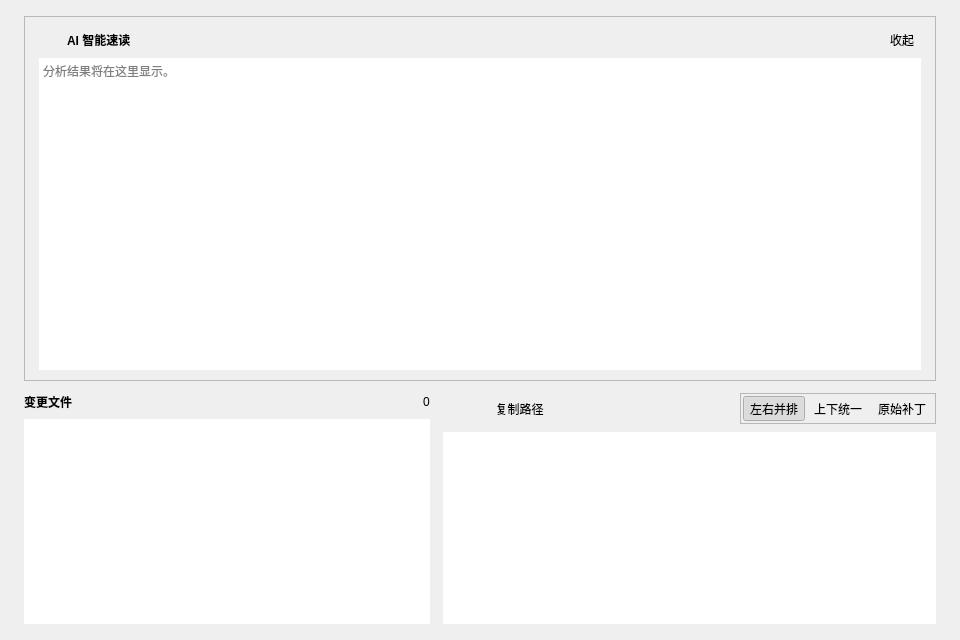
<?xml version="1.0" encoding="UTF-8"?>
<ui version="4.0">
 <class>HomePageDiffPage</class>
 <widget class="QWidget" name="HomePageDiffPage">
  <property name="geometry">
   <rect>
    <x>0</x>
    <y>0</y>
    <width>960</width>
    <height>640</height>
   </rect>
  </property>
  <layout class="QVBoxLayout" name="pageLayout">
   <property name="spacing">
    <number>12</number>
   </property>
   <property name="leftMargin">
    <number>24</number>
   </property>
   <property name="topMargin">
    <number>16</number>
   </property>
   <property name="rightMargin">
    <number>24</number>
   </property>
   <property name="bottomMargin">
    <number>16</number>
   </property>
   <item>
    <widget class="QFrame" name="aiCard">
     <property name="frameShape">
      <enum>QFrame::StyledPanel</enum>
     </property>
     <property name="frameShadow">
      <enum>QFrame::Plain</enum>
     </property>
     <layout class="QVBoxLayout" name="aiCardLayout">
      <property name="leftMargin">
       <number>14</number>
      </property>
      <property name="topMargin">
       <number>10</number>
      </property>
      <property name="rightMargin">
       <number>14</number>
      </property>
      <property name="bottomMargin">
       <number>10</number>
      </property>
      <property name="spacing">
       <number>6</number>
      </property>
      <item>
       <layout class="QHBoxLayout" name="aiHeaderLayout">
        <property name="spacing">
         <number>8</number>
        </property>
        <item>
         <widget class="QLabel" name="aiIcon">
          <property name="minimumSize">
           <size>
            <width>20</width>
            <height>20</height>
           </size>
          </property>
          <property name="maximumSize">
           <size>
            <width>20</width>
            <height>20</height>
           </size>
          </property>
          <property name="alignment">
           <set>Qt::AlignCenter</set>
          </property>
         </widget>
        </item>
        <item>
         <widget class="QLabel" name="aiTitle">
          <property name="font">
           <font>
            <bold>true</bold>
           </font>
          </property>
          <property name="text">
           <string>AI 智能速读</string>
          </property>
         </widget>
        </item>
        <item>
         <widget class="QLabel" name="aiStatus">
          <property name="text">
           <string/>
          </property>
         </widget>
        </item>
        <item>
         <spacer name="aiTitleSpacer">
          <property name="orientation">
           <enum>Qt::Horizontal</enum>
          </property>
          <property name="sizeHint" stdset="0">
           <size>
            <width>0</width>
            <height>0</height>
           </size>
          </property>
         </spacer>
        </item>
        <item>
         <widget class="QToolButton" name="expandAnalysisButton">
          <property name="text">
           <string>收起</string>
          </property>
          <property name="autoRaise">
           <bool>true</bool>
          </property>
         </widget>
        </item>
       </layout>
      </item>
      <item>
       <widget class="QWidget" name="analysisContent">
        <layout class="QVBoxLayout" name="analysisLayout">
         <property name="leftMargin">
          <number>0</number>
         </property>
         <property name="topMargin">
          <number>0</number>
         </property>
         <property name="rightMargin">
          <number>0</number>
         </property>
         <property name="bottomMargin">
          <number>0</number>
         </property>
         <item>
          <widget class="QPlainTextEdit" name="analysis">
           <property name="readOnly">
            <bool>true</bool>
           </property>
           <property name="frameShape">
            <enum>QFrame::NoFrame</enum>
           </property>
           <property name="placeholderText">
            <string>分析结果将在这里显示。</string>
           </property>
          </widget>
         </item>
        </layout>
       </widget>
      </item>
     </layout>
    </widget>
   </item>
   <item>
    <widget class="QSplitter" name="splitter">
     <property name="orientation">
      <enum>Qt::Horizontal</enum>
     </property>
     <property name="handleWidth">
      <number>1</number>
     </property>
     <widget class="QWidget" name="filesPane">
      <property name="minimumSize">
       <size>
        <width>180</width>
        <height>0</height>
       </size>
      </property>
      <layout class="QVBoxLayout" name="filesLayout">
       <property name="leftMargin">
        <number>0</number>
       </property>
       <property name="topMargin">
        <number>0</number>
       </property>
       <property name="rightMargin">
        <number>6</number>
       </property>
       <property name="bottomMargin">
        <number>0</number>
       </property>
       <property name="spacing">
        <number>8</number>
       </property>
       <item>
        <layout class="QHBoxLayout" name="filesHeaderLayout">
         <item>
          <widget class="QLabel" name="filesLabel">
           <property name="font">
            <font>
             <bold>true</bold>
            </font>
           </property>
           <property name="text">
            <string>变更文件</string>
           </property>
          </widget>
         </item>
         <item>
          <spacer name="filesSpacer">
           <property name="orientation">
            <enum>Qt::Horizontal</enum>
           </property>
           <property name="sizeHint" stdset="0">
            <size>
             <width>0</width>
             <height>0</height>
            </size>
           </property>
          </spacer>
         </item>
         <item>
          <widget class="QLabel" name="filesCount">
           <property name="text">
            <string>0</string>
           </property>
          </widget>
         </item>
        </layout>
       </item>
       <item>
        <widget class="QListView" name="files">
         <property name="frameShape">
          <enum>QFrame::NoFrame</enum>
         </property>
         <property name="horizontalScrollBarPolicy">
          <enum>Qt::ScrollBarAlwaysOff</enum>
         </property>
         <property name="uniformItemSizes">
          <bool>true</bool>
         </property>
        </widget>
       </item>
      </layout>
     </widget>
     <widget class="QWidget" name="editorPane">
      <property name="minimumSize">
       <size>
        <width>0</width>
        <height>0</height>
       </size>
      </property>
      <layout class="QVBoxLayout" name="editorLayout">
       <property name="leftMargin">
        <number>6</number>
       </property>
       <property name="topMargin">
        <number>0</number>
       </property>
       <property name="rightMargin">
        <number>0</number>
       </property>
       <property name="bottomMargin">
        <number>0</number>
       </property>
       <property name="spacing">
        <number>8</number>
       </property>
       <item>
        <widget class="QFrame" name="editorToolbar">
         <property name="frameShape">
          <enum>QFrame::NoFrame</enum>
         </property>
         <layout class="QHBoxLayout" name="editorToolbarLayout">
          <property name="leftMargin">
           <number>0</number>
          </property>
          <property name="topMargin">
           <number>0</number>
          </property>
          <property name="rightMargin">
           <number>0</number>
          </property>
          <property name="bottomMargin">
           <number>0</number>
          </property>
          <property name="spacing">
           <number>8</number>
          </property>
          <item>
           <widget class="QLabel" name="currentFilePath">
            <property name="font">
             <font>
              <bold>true</bold>
             </font>
            </property>
            <property name="text">
             <string/>
            </property>
           </widget>
          </item>
          <item>
           <widget class="QLabel" name="fileStatusBadge">
            <property name="text">
             <string/>
            </property>
           </widget>
          </item>
          <item>
           <widget class="QLabel" name="fileStatsBadge">
            <property name="text">
             <string/>
            </property>
           </widget>
          </item>
          <item>
           <widget class="QToolButton" name="btnCopyPath">
            <property name="toolTip">
             <string>复制路径</string>
            </property>
            <property name="text">
             <string>复制路径</string>
            </property>
            <property name="autoRaise">
             <bool>true</bool>
            </property>
           </widget>
          </item>
          <item>
           <spacer name="editorToolbarSpacer">
            <property name="orientation">
             <enum>Qt::Horizontal</enum>
            </property>
            <property name="sizeHint" stdset="0">
             <size>
              <width>0</width>
              <height>0</height>
             </size>
            </property>
           </spacer>
          </item>
          <item>
           <widget class="QFrame" name="viewModeGroup">
            <property name="frameShape">
             <enum>QFrame::StyledPanel</enum>
            </property>
            <layout class="QHBoxLayout" name="viewModeLayout">
             <property name="leftMargin">
              <number>2</number>
             </property>
             <property name="topMargin">
              <number>2</number>
             </property>
             <property name="rightMargin">
              <number>2</number>
             </property>
             <property name="bottomMargin">
              <number>2</number>
             </property>
             <property name="spacing">
              <number>2</number>
             </property>
             <item>
              <widget class="QToolButton" name="btnSideBySide">
               <property name="text">
                <string>左右并排</string>
               </property>
               <property name="checkable">
                <bool>true</bool>
               </property>
               <property name="checked">
                <bool>true</bool>
               </property>
               <property name="autoRaise">
                <bool>true</bool>
               </property>
              </widget>
             </item>
             <item>
              <widget class="QToolButton" name="btnUnified">
               <property name="text">
                <string>上下统一</string>
               </property>
               <property name="checkable">
                <bool>true</bool>
               </property>
               <property name="autoRaise">
                <bool>true</bool>
               </property>
              </widget>
             </item>
             <item>
              <widget class="QToolButton" name="btnRaw">
               <property name="text">
                <string>原始补丁</string>
               </property>
               <property name="checkable">
                <bool>true</bool>
               </property>
               <property name="autoRaise">
                <bool>true</bool>
               </property>
              </widget>
             </item>
            </layout>
           </widget>
          </item>
         </layout>
        </widget>
       </item>
       <item>
        <widget class="QStackedWidget" name="diffStack">
         <property name="currentIndex">
          <number>0</number>
         </property>
         <widget class="QWidget" name="visualPage">
          <layout class="QVBoxLayout" name="visualPageLayout">
           <property name="leftMargin">
            <number>0</number>
           </property>
           <property name="topMargin">
            <number>0</number>
           </property>
           <property name="rightMargin">
            <number>0</number>
           </property>
           <property name="bottomMargin">
            <number>0</number>
           </property>
           <item>
            <widget class="QTextBrowser" name="visualBrowser">
             <property name="frameShape">
              <enum>QFrame::NoFrame</enum>
             </property>
             <property name="openExternalLinks">
              <bool>false</bool>
             </property>
            </widget>
           </item>
          </layout>
         </widget>
         <widget class="QWidget" name="rawPage">
          <layout class="QVBoxLayout" name="rawPageLayout">
           <property name="leftMargin">
            <number>0</number>
           </property>
           <property name="topMargin">
            <number>0</number>
           </property>
           <property name="rightMargin">
            <number>0</number>
           </property>
           <property name="bottomMargin">
            <number>0</number>
           </property>
           <item>
            <widget class="QPlainTextEdit" name="content">
             <property name="readOnly">
              <bool>true</bool>
             </property>
             <property name="frameShape">
              <enum>QFrame::NoFrame</enum>
             </property>
             <property name="lineWrapMode">
              <enum>QPlainTextEdit::NoWrap</enum>
             </property>
             <property name="placeholderText">
              <string>此版本没有可显示的文本变更。</string>
             </property>
            </widget>
           </item>
          </layout>
         </widget>
         <widget class="QWidget" name="imagePage">
          <layout class="QVBoxLayout" name="imagePageLayout">
           <property name="spacing">
            <number>12</number>
           </property>
           <property name="leftMargin">
            <number>16</number>
           </property>
           <property name="topMargin">
            <number>24</number>
           </property>
           <property name="rightMargin">
            <number>16</number>
           </property>
           <property name="bottomMargin">
            <number>24</number>
           </property>
           <item>
            <widget class="QLabel" name="imageNoticeTitle">
             <property name="font">
              <font>
               <pointsize>11</pointsize>
               <bold>true</bold>
              </font>
             </property>
             <property name="alignment">
              <set>Qt::AlignCenter</set>
             </property>
             <property name="text">
              <string>图片或非文本文件</string>
             </property>
            </widget>
           </item>
           <item>
            <widget class="QLabel" name="imageNoticeDesc">
             <property name="alignment">
              <set>Qt::AlignCenter</set>
             </property>
             <property name="text">
              <string/>
             </property>
            </widget>
           </item>
           <item>
            <widget class="QLabel" name="imagePreview">
             <property name="alignment">
              <set>Qt::AlignCenter</set>
             </property>
             <property name="text">
              <string/>
             </property>
            </widget>
           </item>
           <item>
            <spacer name="imageSpacer">
             <property name="orientation">
              <enum>Qt::Vertical</enum>
             </property>
             <property name="sizeHint" stdset="0">
              <size>
               <width>0</width>
               <height>0</height>
              </size>
             </property>
            </spacer>
           </item>
          </layout>
         </widget>
        </widget>
       </item>
      </layout>
     </widget>
    </widget>
   </item>
  </layout>
 </widget>
 <resources/>
 <connections/>
</ui>
